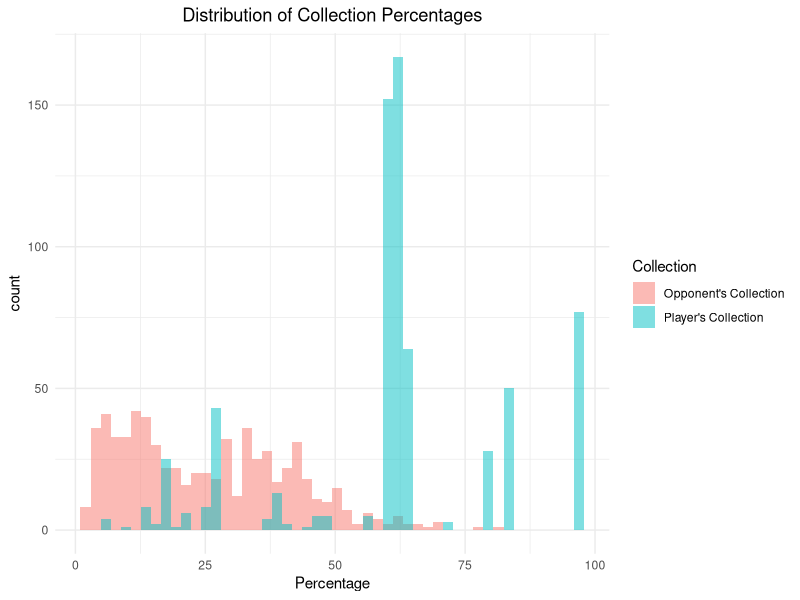
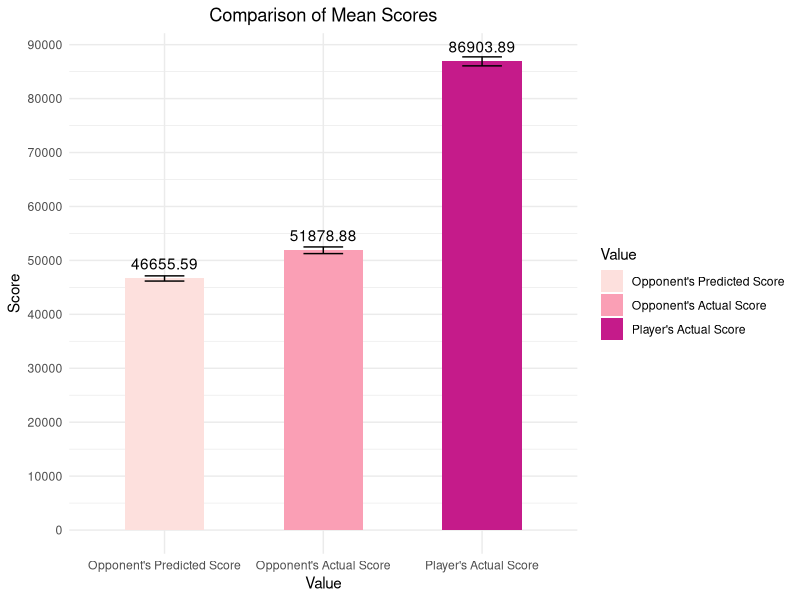
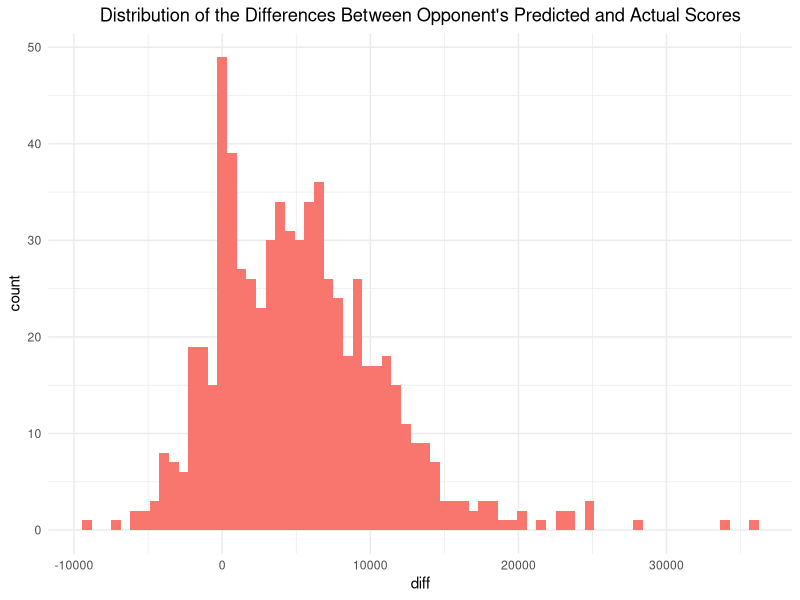
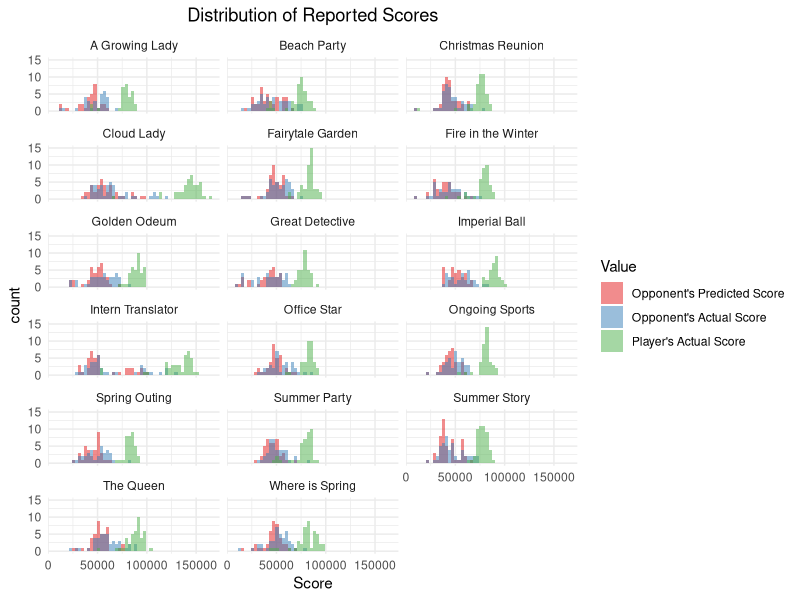
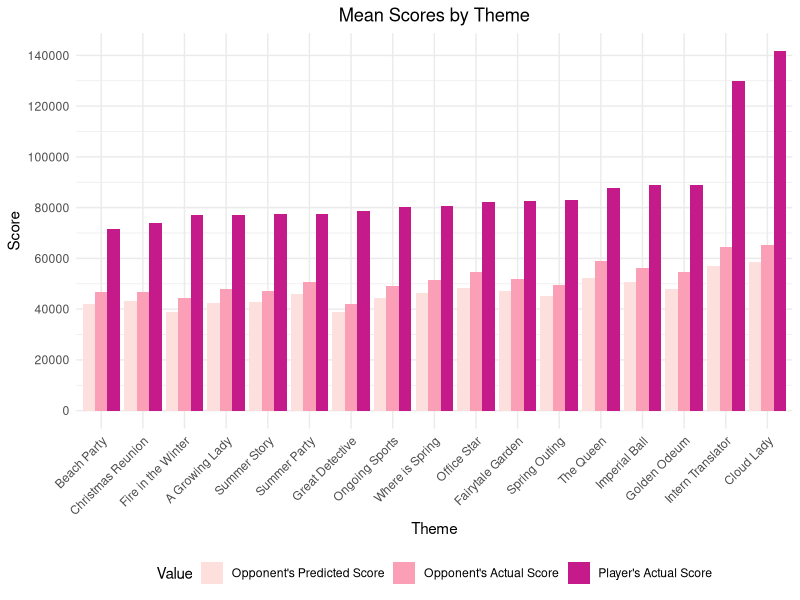
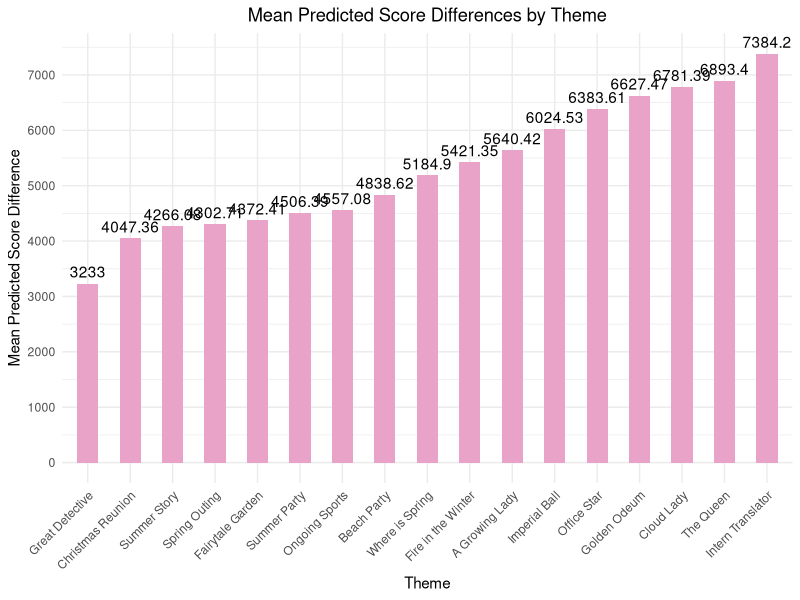
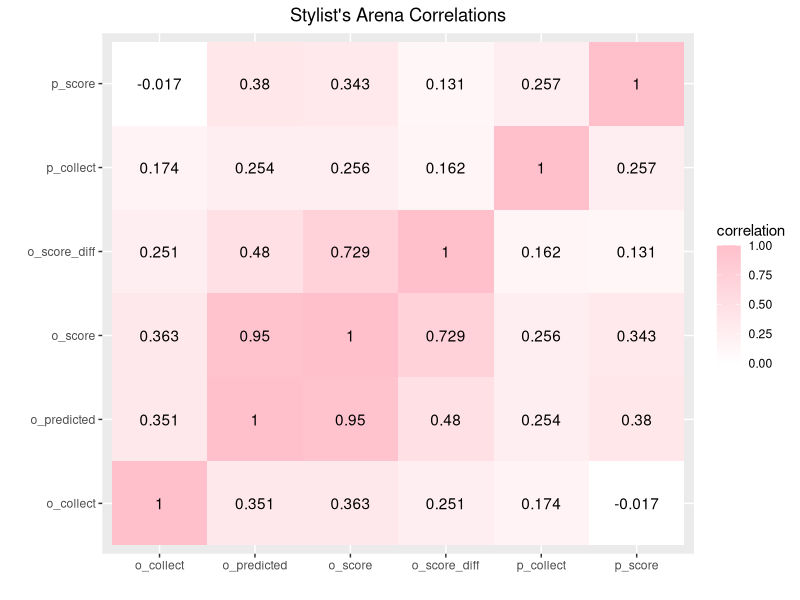
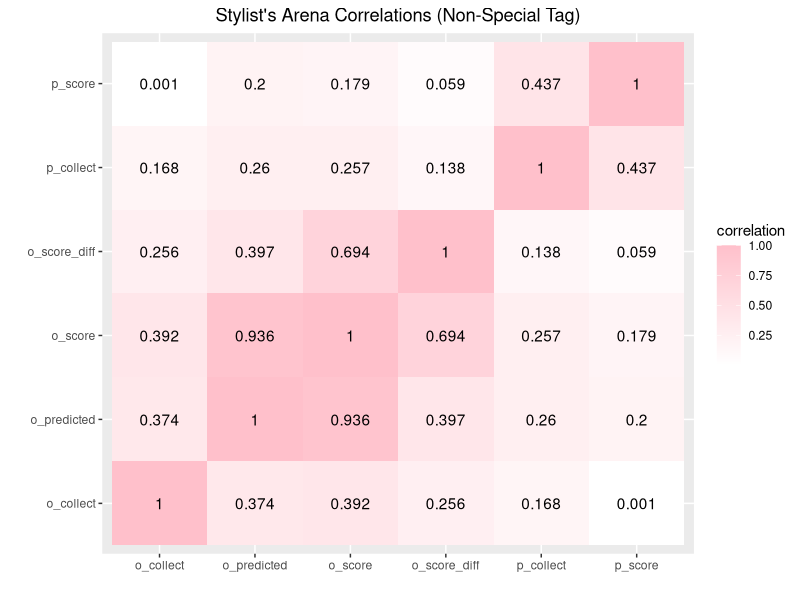

Write the R code that produced these figures, in order.
## ---- chunk 1
library(knitr)
hook_output = knit_hooks$get('output')
knit_hooks$set(output = function(x, options) {
  # this hook is used only when the linewidth option is not NULL
  if (!is.null(n <- options$linewidth)) {
    x = knitr:::split_lines(x)
    # any lines wider than n should be wrapped
    if (any(nchar(x) > n)) x = strwrap(x, width = n)
    x = paste(x, collapse = '\n')
  }
  hook_output(x, options)
})

knitr::opts_chunk$set(echo = TRUE, eval = TRUE,fig.align="center",warning=FALSE,message=FALSE,fig.width=8, fig.height=5, linewidth=60)
options(tibble.width = 100,width = 100)
library(tidyverse)
## ---- chunk 2
library(tidyverse)
setwd("C:/Users/Michelle/Desktop/Website/content")
lnsa <- read.csv("220406_stylists_arena.csv",fileEncoding="UTF-8-BOM", header=TRUE)
glimpse(lnsa)
## ---- chunk 3
lnsa %>% pivot_longer(p_collect:o_collect,names_to="Collection",values_to="Percentage") %>%
  ggplot(aes(Percentage,fill=Collection)) + geom_histogram(alpha=0.5, position="identity",bins=50) +
  scale_fill_discrete(labels=c("Opponent's Collection","Player's Collection")) + theme_minimal() + 
  ggtitle("Distribution of Collection Percentages") + theme(plot.title = element_text(hjust = 0.5))
## ---- chunk 4
lnsa %>% pivot_longer(o_predicted:o_score,names_to="Value",values_to="Score") %>%
  ggplot(aes(Value,Score,fill=Value)) + geom_bar(stat="summary",fun.y="mean",width=0.5) +
  scale_y_continuous(breaks=seq(0,100000,10000)) + geom_errorbar(stat="summary",width=0.25) +
  geom_text(stat="summary",aes(label=round(..y..,2)), fun.y=mean, vjust=-0.75) +
  scale_x_discrete(labels=c("Opponent's Predicted Score","Opponent's Actual Score","Player's Actual Score")) +
  scale_fill_brewer(palette="RdPu", labels=c("Opponent's Predicted Score","Opponent's Actual Score",
                                             "Player's Actual Score")) + theme_minimal() + 
  ggtitle("Comparison of Mean Scores") + theme(plot.title = element_text(hjust = 0.5)) 
## ---- chunk 5
t.test(lnsa$o_score,lnsa$o_predicted,paired = TRUE)
## ---- chunk 6
lnsa %>% na.omit() %>% summarize(mean_diff=mean(o_score - o_predicted), median_diff=median(o_score - o_predicted))
## ---- chunk 7
lnsa %>% mutate(diff=o_score-o_predicted) %>% ggplot(aes(diff,fill="pink")) + geom_histogram(bins=70) +
  ggtitle("Distribution of the Differences Between Opponent's Predicted and Actual Scores") + theme_minimal() +
  theme(legend.position="none",plot.title = element_text(hjust = 0.5))

lnsa <- lnsa %>% mutate(o_score_diff=o_score-o_predicted)

lnsa %>% na.omit() %>% summarize(min=min(o_score_diff), lower=mean(o_score_diff) - 2*sd(o_score_diff), 
                                 upper=mean(o_score_diff) + 2*sd(o_score_diff), max=max(o_score_diff))
## ---- chunk 8
meanstheme <- lnsa %>% filter(Theme!="") %>% group_by(Theme) %>% na.omit() %>% 
  summarize(n=n(), mean_predicted=mean(o_predicted), mean_o_score=mean(o_score), mean_p_score=mean(p_score),  
            mean_diff=mean(o_score_diff)) %>% mutate(percentage_of_battles=100*(n/(sum(n)))) %>%
  arrange(percentage_of_battles)

meanstheme
## ---- chunk 9
lnsa %>% filter(Theme!="") %>% pivot_longer(o_predicted:o_score,names_to="Value",values_to="Score") %>%
  ggplot(aes(Score,fill=Value)) + geom_histogram(alpha=0.5,position="identity",bins=50) + 
  facet_wrap(~Theme,ncol=3) + scale_fill_brewer(palette="Set1",
                                                labels=c("Opponent's Predicted Score","Opponent's Actual Score",
                                                         "Player's Actual Score")) + theme_minimal() +
  ggtitle("Distribution of Reported Scores") + theme(plot.title = element_text(hjust = 0.5))
## ---- chunk 10
lnsa %>% filter(Theme!="") %>% pivot_longer(o_predicted:o_score,names_to="Value",values_to="Score") %>%
  mutate(Theme=factor(Theme,levels=c("Beach Party","Christmas Reunion","Fire in the Winter",
                                     "A Growing Lady","Summer Story","Summer Party","Great Detective",
                                     "Ongoing Sports","Where is Spring","Office Star",
                                     "Fairytale Garden","Spring Outing","The Queen","Imperial Ball",
                                     "Golden Odeum","Intern Translator","Cloud Lady"),ordered=TRUE)) %>%
  ggplot(aes(Theme,Score,fill=Value)) + geom_bar(stat="summary",fun.y="mean",position="dodge") +
  scale_y_continuous(breaks=seq(0,150000,20000)) +
  scale_fill_brewer(palette="RdPu", labels=c("Opponent's Predicted Score","Opponent's Actual Score",
                                             "Player's Actual Score")) + theme_minimal() + 
  ggtitle("Mean Scores by Theme") + 
  theme(plot.title = element_text(hjust = 0.5),axis.text.x = element_text(angle=45, hjust=1), 
        legend.position="bottom") 
## ---- chunk 11
meanstheme %>% ggplot(aes(reorder(Theme,mean_diff),mean_diff,fill="pink")) + geom_bar(stat="identity",width=0.5) +
  scale_y_continuous(breaks=seq(0,10000,1000)) +
  ggtitle("Mean Predicted Score Differences by Theme") + 
  geom_text(stat="identity",aes(label=round(..y..,2)), vjust=-0.5) +
  scale_fill_brewer(palette="PiYG") + theme_minimal() + 
  theme(plot.title = element_text(hjust = 0.5), axis.text.x = element_text(angle=45, hjust=1),
        legend.position="none") +
  xlab("Theme") + ylab("Mean Predicted Score Difference")

## ---- chunk 12
lnsatemp <- lnsa %>% mutate(spetag=ifelse(Theme=="Cloud Lady"|Theme=="Intern Translator","yes","no")) %>%
  pivot_wider(names_from=spetag,values_from=o_score_diff)
t.test(lnsatemp$yes,lnsatemp$no)
## ---- chunk 13
lnsatemp2 <- lnsa %>% mutate(spetag=ifelse(Theme=="Cloud Lady"|Theme=="Intern Translator","yes","no"))

lnsatemp2 %>% na.omit() %>% group_by(spetag) %>% summarize(min=min(o_score_diff), 
                                                      lower=mean(o_score_diff) - 2*sd(o_score_diff),
                                                      upper=mean(o_score_diff) + 2*sd(o_score_diff),
                                                      max=max(o_score_diff))
## ---- chunk 14
lnsa %>% na.omit() %>% select_if(is.numeric) %>% cor() %>% as.data.frame %>% rownames_to_column %>%
  pivot_longer(-1,names_to="name",values_to="correlation") %>%
  ggplot(aes(rowname,name,fill=correlation)) + geom_tile() + scale_fill_gradient(low="white", high="pink") +
  geom_text(aes(label=round(correlation,3))) + xlab("") + ylab("") +
  ggtitle("Stylist's Arena Correlations") + theme(plot.title = element_text(hjust = 0.5))
## ---- chunk 15
lnsa %>% na.omit() %>% filter(Theme!="Intern Translator"& Theme!= "Cloud Lady") %>% select_if(is.numeric) %>%
  cor() %>% as.data.frame %>% rownames_to_column %>%
  pivot_longer(-1,names_to="name",values_to="correlation") %>%
  ggplot(aes(rowname,name,fill=correlation)) + geom_tile() + geom_text(aes(label=round(correlation,3))) +
  scale_fill_gradient(low="white", high="pink") + xlab("") + ylab("") + 
  ggtitle("Stylist's Arena Correlations (Non-Special Tag)") + theme(plot.title = element_text(hjust = 0.5))
## ---- chunk 16
lnsa %>% ggplot(aes(x=p_collect, y=p_score)) + geom_point() + geom_smooth(method=lm) +
  ggtitle("Player Collection and Score (All Themes)") + theme(plot.title = element_text(hjust = 0.5))

lnsa1 <- lnsa %>% filter(Theme!="Intern Translator"& Theme!= "Cloud Lady") 

lnsa1 %>%
  ggplot(aes(x=p_collect, y=p_score)) + geom_point() + geom_smooth(method=lm) +
  ggtitle("Player Collection and Score (Non-Special Tag)") + theme(plot.title = element_text(hjust = 0.5))
## ---- chunk 17
fit <- lm(p_score ~ p_collect,data=lnsa)
summary(fit)

# omitting Modern China Themes
fit1 <- lm(p_score ~ p_collect,data=lnsa1)
summary(fit1)
## ---- chunk 18
lnsa <- lnsa %>% mutate(UsedNI=ifelse(Resources=="NI",1,0))
lnsa1 <- lnsa1 %>% mutate(UsedNI=ifelse(Resources=="NI",1,0))

fit2 <- lm(p_score ~ p_collect * UsedNI, data=lnsa)
summary(fit2)

fit3 <- lm(p_score ~ p_collect * UsedNI, data=lnsa1)
summary(fit3)
## ---- chunk 19
library(lmtest)
library(sandwich)

bptest(fit3)
shapiro.test(fit3$residuals)
## ---- chunk 20
library(glmnet)

lnsa2 <- lnsa %>%
  select(-o_score_diff) %>% na.omit()

fit4 <- glm(p_score ~ .,data=lnsa2)

x <- model.matrix(fit4)
x <- scale(x)
y <- as.matrix(lnsa2$p_score)

cv1 <- cv.glmnet(x[,-1],y)
lasso1 <- glmnet(x[,-1],y,lambda=cv1$lambda.1se)
coef(lasso1)
## ---- chunk 21
lnsa2 <- lnsa2 %>% mutate(BeachParty=ifelse(Theme=="Beach Party",1,0),
                          ChristmasReunion=ifelse(Theme=="Christmas Reunion",1,0),
                          CloudLady=ifelse(Theme=="Cloud Lady",1,0),GoldenOdeum=ifelse(Theme=="Golden Odeum",1,0),
                          ImperialBall=ifelse(Theme=="Imperial Ball",1,0), 
                          InternTranslator=ifelse(Theme=="Intern Translator",1,0),
                          TheQueen=ifelse(Theme=="The Queen",1,0))

fit5<- lm(log(p_score) ~ log(p_collect) + UsedNI + BeachParty + ChristmasReunion + CloudLady + GoldenOdeum +
            ImperialBall + InternTranslator + TheQueen, data=lnsa2)
summary(fit5)

bptest(fit5)
shapiro.test(fit5$residuals)
## ---- chunk 22
lnsa2 %>% mutate(model_p_score=exp(10.58936 + (0.10178 * log(p_collect)) + 
                             (0.28857*UsedNI -0.09224*BeachParty-0.09981*ChristmasReunion +
                                0.57674*CloudLady + 0.09669*GoldenOdeum + 0.09564*ImperialBall +
                                0.48383*InternTranslator + 0.10216*TheQueen))) %>%
  ggplot(aes(p_score,model_p_score)) + geom_point() + geom_abline(slope=1)
## ---- chunk 23
fit5b<- lm(log(p_score) ~ log(p_collect) + UsedNI + CloudLady + InternTranslator, data=lnsa2)
summary(fit5b)

bptest(fit5b)
shapiro.test(fit5b$residuals)

lnsa2 %>% mutate(model_p_score=exp(10.57464 + (0.10407 * log(p_collect)) + 
                             (0.29922*UsedNI + 0.57206*CloudLady + 0.47929*InternTranslator))) %>%
  ggplot(aes(p_score,model_p_score)) + geom_point() + geom_abline(slope=1)
## ---- chunk 24
lnsa %>% ggplot(aes(x=o_predicted, y=o_score)) + geom_point() + geom_smooth(method=lm) +
  ggtitle("Opponents' Predicted and Actual Scores") + theme(plot.title = element_text(hjust = 0.5))

fit6 <- lm(o_score ~ o_predicted, data=lnsa)
summary(fit6)

bptest(fit6)
shapiro.test(fit6$residuals)
## ---- chunk 25
fit7 <- lm(log(o_score) ~ log(o_predicted), data=lnsa)
summary(fit7)

bptest(fit7)
shapiro.test(fit7$residuals)
ggplot()+geom_qq(aes(sample=fit7$residuals))+geom_qq_line(aes(sample=fit7$residuals), color='red')
## ---- chunk 26
fit8 <- lm(log(o_score) ~ log(o_predicted)*o_collect, data=lnsa)
summary(fit8)

bptest(fit8)
shapiro.test(fit8$residuals)

fit8b <- lm(log(o_score) ~ log(o_predicted)*o_collect, data=lnsa1)
summary(fit8b)
## ---- chunk 27
fit9 <- glm(o_score ~ .,data=lnsa2)

x <- model.matrix(fit9)
x <- scale(x)
y <- as.matrix(lnsa2$o_score)

cv2 <- cv.glmnet(x[,-1],y)
lasso2 <- glmnet(x[,-1],y,lambda=cv2$lambda.1se)
coef(lasso2)
